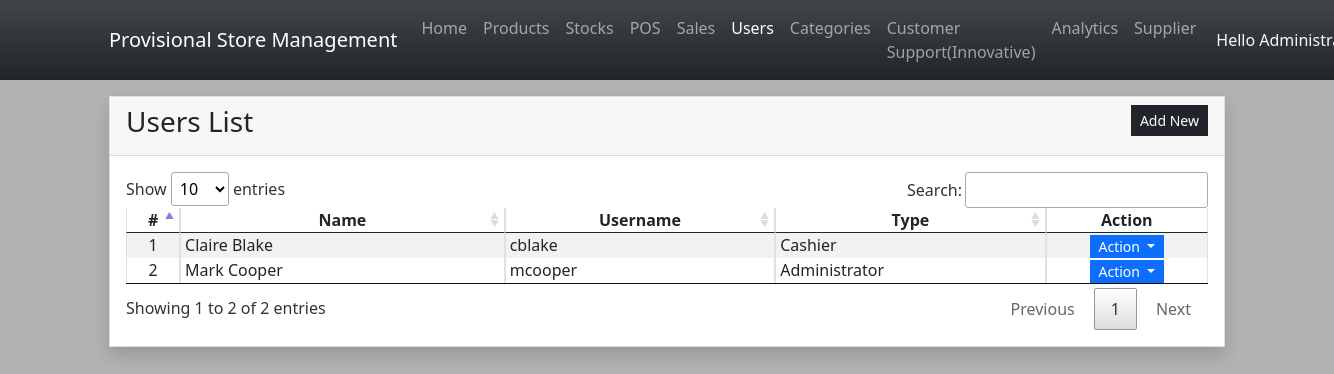
Page /?page=users (signed in) on the committed database.
### tables this page shows
CREATE TABLE `user_list` (
  `user_id` int(30) NOT NULL,
  `fullname` text NOT NULL,
  `username` text NOT NULL,
  `password` text NOT NULL,
  `type` int(30) NOT NULL DEFAULT 1,
  `status` tinyint(1) NOT NULL DEFAULT 1,
  `date_created` timestamp NOT NULL DEFAULT current_timestamp()
);

### users.php (the view, shortened to what this page needs)
<div class="card rounded-0 shadow">
    <div class="card-header d-flex justify-content-between">
        <h3 class="card-title">Users List</h3>
        <div class="card-tools align-middle">
            <button class="btn btn-dark btn-sm py-1 rounded-0" type="button" id="create_new">Add New</button>
        </div>
    </div>
    <div class="card-body">
        <table class="table table-hover table-striped table-bordered">
            <colgroup>
                <col width="5%">
                <col width="30%">
                <col width="25%">
                <col width="25%">
                <col width="15%">
            </colgroup>
            <thead>
                <tr>
                    <th class="text-center p-0">#</th>
                    <th class="text-center p-0">Name</th>
                    <th class="text-center p-0">Username</th>
                    <th class="text-center p-0">Type</th>
                    <th class="text-center p-0">Action</th>
                </tr>
            </thead>
            <tbody>
                <?php
                $sql = "SELECT * FROM `user_list` where user_id != 1 order by `fullname` asc";
                $qry = $conn->query($sql);
                $i = 1;
                    while($row = $qry->fetch_assoc()):
                ?>
                <tr>
                    <td class="text-center p-0"><?php echo $i++; ?></td>
                    <td class="py-0 px-1"><?php echo $row['fullname'] ?></td>
                    <td class="py-0 px-1"><?php echo $row['username'] ?></td>
                    <td class="py-0 px-1"><?php echo ($row['type'] == 1)? "Administrator" : 'Cashier' ?></td>
                    <th class="text-center py-0 px-1">
                        <div class="btn-group" role="group">
                            <button id="btnGroupDrop1" type="button" class="btn btn-primary dropdown-toggle btn-sm rounded-0 py-0" data-bs-toggle="dropdown" aria-expanded="false">
                            Action
                            </button>
                        </div>
                    </th>
                </tr>
                <?php endwhile; ?>
            </tbody>
        </table>
    </div>
</div>

### index.php (style rules this page uses)
:root { --bs-success-rgb:71, 222, 152 !important; }
html,body { height:100%; width:100%; }
@media screen { body { background-image:url('./images/new.jpg') !important; background-size:cover; background-repeat:no-repeat; background-position:center center; backdrop-filter: brightness(0.7); } }

### rows in the picture
user_list: fullname "Claire Blake", username "cblake", type "Cashier"
user_list: fullname "Mark Cooper", username "mcooper", type "Administrator"
